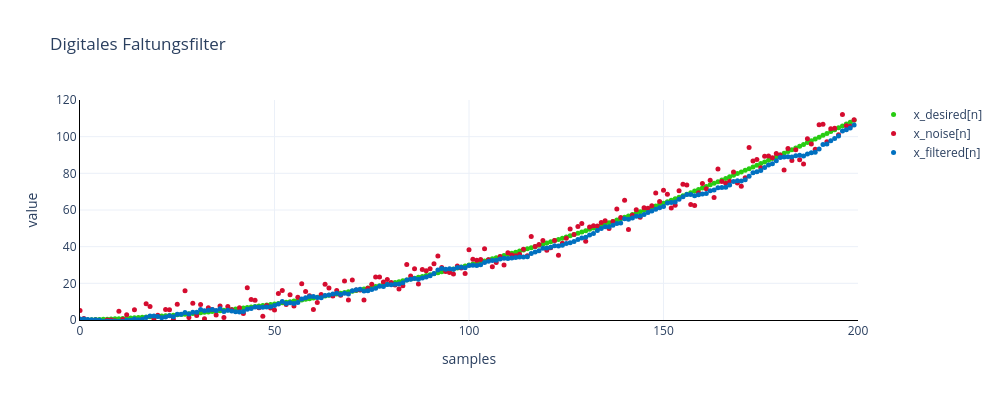

Here is the notebook cell this chart was saved with:
### Markdown cell above
<hr style="border:solid #000000 1px;height:1px;">

#### Beispiel 1.1
__Digitales Faltungsfilter__
<br/>
Ein digitaler Faltungsfilter ist ein System, das eine Faltungssumme der Systemimpulsantwort ℎ[𝑛] mit dem Eingangssignal 𝑥[𝑛] implementiert, um ein gefiltertes Ausgangssignal 𝑦[𝑛] zu erhalten.

### Code cell
import numpy as np
import plotly.graph_objects as go

# Define the impulse response (Filter)
#h = [3/6, 2/6, 1/6]
#h = [0.4, 0.3, 0.2, 0.1]
#h = np.ones(10)/10
h = [0.11, 0.1, 0.1, 0.1, 0.1, 0.1, 0.1, 0.1, 0.1, 0.1]

# Define a time axis and a random signal as example
samples = 200
t = np.arange(0, samples) # Time in seconds
x_desired = (t/(samples/10)) + (t/(samples/10))**2 # Desired signal
x_noise = x_desired + np.random.normal(0, 4, size=len(t)) # Noisy signal

# Execute the convolutional sum (fiter the noise signal)
x_filtered = np.convolve(x_noise, h)[:samples]

# Plot
fig = go.Figure()
fig.add_trace(go.Scatter(x=t, y=x_desired, name='x_desired[n]', mode='markers', marker=dict(size=5, color="#28CC12")))
fig.add_trace(go.Scatter(x=t, y=x_noise, name='x_noise[n]', mode='markers', marker=dict(size=5, color='#D50C2F')))
fig.add_trace(go.Scatter(x=t, y=x_filtered, name='x_filtered[n]', mode='markers', marker=dict(size=5, color='#0070C0')))

fig.update_layout(
    xaxis_title='samples',
    yaxis_title='value',
    template='plotly_white',
    xaxis_range=[0,samples], yaxis_range=[0,120],
    title=dict(text='Digitales Faltungsfilter'),
    **layout_default_kwargs
)

fig.update_xaxes(showline=True, linewidth=1, linecolor='black')
fig.update_yaxes(showline=True, linewidth=1, linecolor='black')

fig.show()

### Figure 1 — Plotly figure (JSON) as saved in the notebook; plotly's stock layout.template omitted (floating-point values rounded to 4 significant figures; data arrays with more than 128 entries replaced by an {"elided": "..."} marker saying what was removed)
{"data": [{"marker": {"color": "#28CC12", "size": 5}, "mode": "markers", "name": "x_desired[n]", "type": "scatter", "x": {"elided": "200 int values"}, "y": {"elided": "200 float values"}}, {"marker": {"color": "#D50C2F", "size": 5}, "mode": "markers", "name": "x_noise[n]", "type": "scatter", "x": {"elided": "200 int values"}, "y": {"elided": "200 float values"}}, {"marker": {"color": "#0070C0", "size": 5}, "mode": "markers", "name": "x_filtered[n]", "type": "scatter", "x": {"elided": "200 int values"}, "y": {"elided": "200 float values"}}], "layout": {"height": 400, "title": {"text": "Digitales Faltungsfilter"}, "width": 1000, "xaxis": {"linecolor": "black", "linewidth": 1, "range": [0, 200], "showline": true, "title": {"text": "samples"}}, "yaxis": {"linecolor": "black", "linewidth": 1, "range": [0, 120], "showline": true, "title": {"text": "value"}}}}
